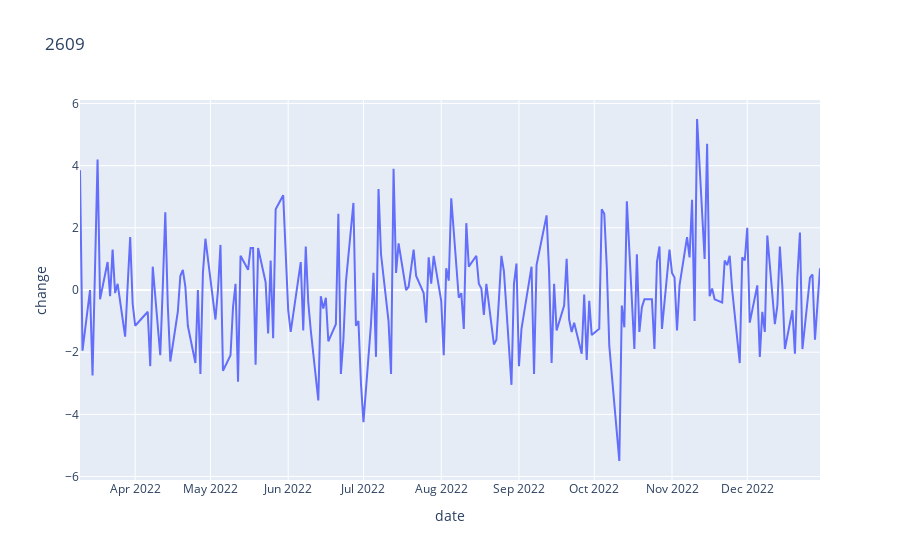

Write notebook code for a chart like this one.
### Code cell
#plotly
fig = px.line(df, x="date", y="change", title='2609')
fig.show()

### Figure 1 — Plotly figure (JSON) as saved in the notebook; plotly's stock layout.template omitted (floating-point values rounded to 4 significant figures; data arrays with more than 128 entries replaced by an {"elided": "..."} marker saying what was removed)
{"data": [{"hovertemplate": "date=%{x}<br>change=%{y}<extra></extra>", "legendgroup": "", "line": {"color": "#636efa", "dash": "solid"}, "marker": {"symbol": "circle"}, "mode": "lines", "name": "", "orientation": "v", "showlegend": false, "type": "scatter", "x": {"elided": "206 str values"}, "xaxis": "x", "y": {"elided": "206 float values"}, "yaxis": "y"}], "layout": {"legend": {"tracegroupgap": 0}, "title": {"text": "2609"}, "xaxis": {"anchor": "y", "domain": [0, 1], "title": {"text": "date"}}, "yaxis": {"anchor": "x", "domain": [0, 1], "title": {"text": "change"}}}}
